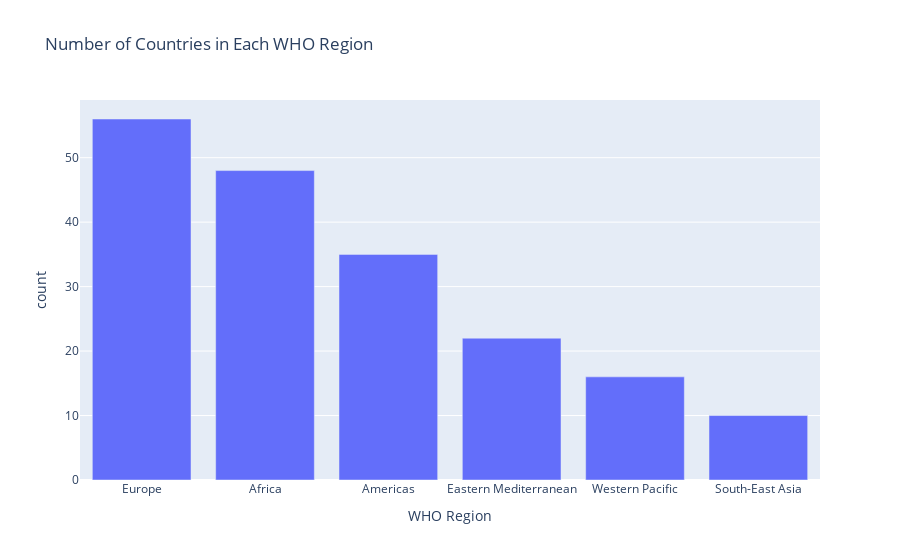

Notebook code cell kept with this figure:
### Markdown cell above
7. How many countries are in each WHO region?

### Code cell
country_by_who = df['WHO Region'].value_counts().reset_index()
px.bar(country_by_who,
      x='WHO Region',
      y='count',
      title='Number of Countries in Each WHO Region')

### Figure 1 — Plotly figure (JSON) as saved in the notebook; plotly's stock layout.template omitted (floating-point values rounded to 4 significant figures)
{"data": [{"alignmentgroup": "True", "hovertemplate": "WHO Region=%{x}<br>count=%{y}<extra></extra>", "legendgroup": "", "marker": {"color": "#636efa", "pattern": {"shape": ""}}, "name": "", "offsetgroup": "", "orientation": "v", "showlegend": false, "textposition": "auto", "type": "bar", "x": ["Europe", "Africa", "Americas", "Eastern Mediterranean", "Western Pacific", "South-East Asia"], "xaxis": "x", "y": [56, 48, 35, 22, 16, 10], "yaxis": "y"}], "layout": {"autosize": true, "barmode": "relative", "legend": {"tracegroupgap": 0}, "title": {"text": "Number of Countries in Each WHO Region"}, "xaxis": {"anchor": "y", "autorange": true, "domain": [0, 1], "range": [-0.5, 5.5], "title": {"text": "WHO Region"}, "type": "category"}, "yaxis": {"anchor": "x", "autorange": true, "domain": [0, 1], "range": [0, 58.95], "title": {"text": "count"}, "type": "linear"}}}
